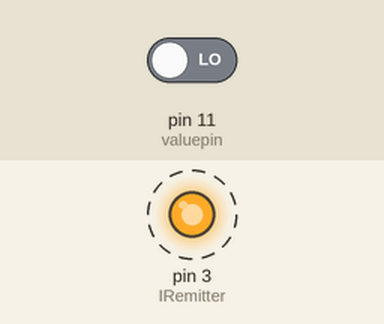
Recording of a sketch running on a simulated Arduino Uno, built with avr-gcc and run on an emulated ATmega328P. Shown: output pins drawn as LEDs (lit = HIGH). Dashed ring = blinking. The inputs (shaded band) are chosen by the test bench; at power-on: pin 11 (valuepin) LOW. What the sketch prints to the serial monitor is not drawn.

Above: at 0.05 s.
Timing chart, 0 to 3.0 s (numbered marks = the images above):
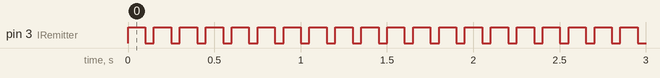

Measured:
- by itself, pin 3 (IRemitter): alternates HIGH for 0.10 s and LOW for 0.05 s

The sketch:

ir_comparator.ino
```cpp
int valuepin=11;
int IRemitter=3;
int value;
void setup() {
  // put your setup code here, to run once:
Serial.begin(9600);
pinMode(IRemitter,OUTPUT);
digitalWrite(IRemitter,LOW);
pinMode(valuepin,INPUT);
}

void loop() {
  // put your main code here, to run repeatedly:
  digitalWrite(IRemitter,HIGH);           // turning the IR LEDs off to read the IR coming from the ambient
delay(100);
value=digitalRead(valuepin);
Serial.println(value);
digitalWrite(IRemitter,LOW);delay(50);}
```
